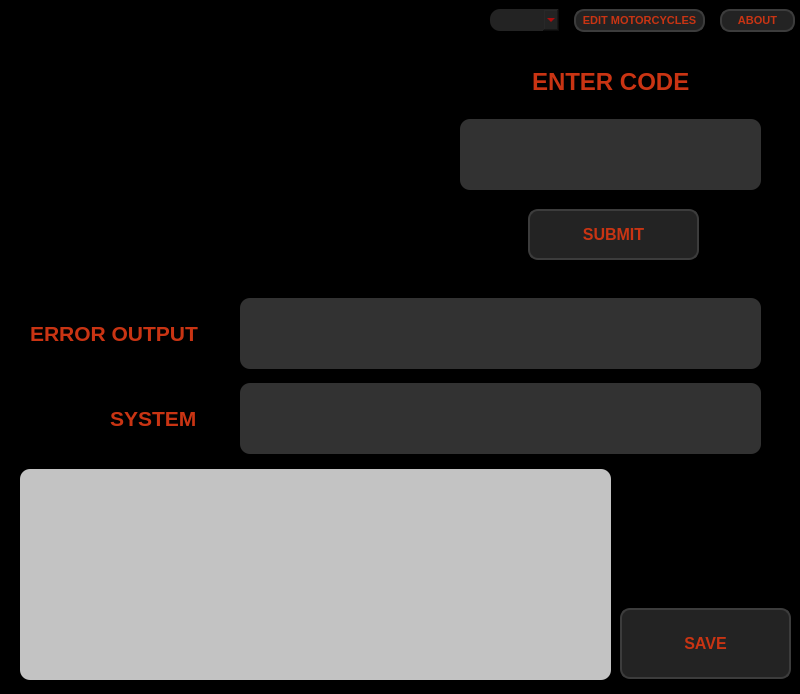
<?xml version="1.0" encoding="UTF-8"?>
<ui version="4.0">
 <class>MainWindow</class>
 <widget class="QMainWindow" name="MainWindow">
  <property name="geometry">
   <rect>
    <x>0</x>
    <y>0</y>
    <width>800</width>
    <height>694</height>
   </rect>
  </property>
  <property name="minimumSize">
   <size>
    <width>800</width>
    <height>694</height>
   </size>
  </property>
  <property name="maximumSize">
   <size>
    <width>800</width>
    <height>694</height>
   </size>
  </property>
  <property name="windowTitle">
   <string>Harley Davidson Trouble Code</string>
  </property>
  <property name="windowIcon">
   <iconset>
    <normaloff>:/logos/window_logo.png</normaloff>:/logos/window_logo.png</iconset>
  </property>
  <widget class="QWidget" name="centralwidget">
   <widget class="QFrame" name="frame">
    <property name="geometry">
     <rect>
      <x>0</x>
      <y>-1</y>
      <width>801</width>
      <height>291</height>
     </rect>
    </property>
    <property name="styleSheet">
     <string notr="true">background-color: rgb(0, 0, 0);</string>
    </property>
    <property name="frameShape">
     <enum>QFrame::StyledPanel</enum>
    </property>
    <property name="frameShadow">
     <enum>QFrame::Raised</enum>
    </property>
    <widget class="QLabel" name="HD_LOGO">
     <property name="geometry">
      <rect>
       <x>-4</x>
       <y>2</y>
       <width>441</width>
       <height>291</height>
      </rect>
     </property>
     <property name="styleSheet">
      <string notr="true">background-image: url(:/logos/hd_logo.png);
background-color: rgb(0, 0, 0);
background-repeat:no-repeat;
background-position:center;</string>
     </property>
     <property name="text">
      <string/>
     </property>
    </widget>
    <widget class="QLineEdit" name="code_input">
     <property name="geometry">
      <rect>
       <x>460</x>
       <y>120</y>
       <width>301</width>
       <height>71</height>
      </rect>
     </property>
     <property name="font">
      <font>
       <pointsize>24</pointsize>
       <bold>true</bold>
      </font>
     </property>
     <property name="cursor">
      <cursorShape>CrossCursor</cursorShape>
     </property>
     <property name="layoutDirection">
      <enum>Qt::LeftToRight</enum>
     </property>
     <property name="styleSheet">
      <string notr="true">background-color: rgb(50,50,50);
border-radius:10px;
color: rgb(201,52,19);</string>
     </property>
     <property name="maxLength">
      <number>10</number>
     </property>
     <property name="frame">
      <bool>false</bool>
     </property>
     <property name="cursorPosition">
      <number>0</number>
     </property>
     <property name="alignment">
      <set>Qt::AlignCenter</set>
     </property>
     <property name="clearButtonEnabled">
      <bool>true</bool>
     </property>
    </widget>
    <widget class="QLabel" name="label_2">
     <property name="geometry">
      <rect>
       <x>532</x>
       <y>62</y>
       <width>181</width>
       <height>41</height>
      </rect>
     </property>
     <property name="font">
      <font>
       <pointsize>18</pointsize>
       <bold>true</bold>
      </font>
     </property>
     <property name="styleSheet">
      <string notr="true">color: rgb(201,52,19);</string>
     </property>
     <property name="text">
      <string>ENTER CODE</string>
     </property>
    </widget>
    <widget class="QPushButton" name="submit_code">
     <property name="geometry">
      <rect>
       <x>528</x>
       <y>210</y>
       <width>171</width>
       <height>51</height>
      </rect>
     </property>
     <property name="font">
      <font>
       <pointsize>12</pointsize>
       <bold>true</bold>
      </font>
     </property>
     <property name="cursor">
      <cursorShape>CrossCursor</cursorShape>
     </property>
     <property name="layoutDirection">
      <enum>Qt::LeftToRight</enum>
     </property>
     <property name="styleSheet">
      <string notr="true">QPushButton {	
	background-color: rgb(35,35,35);
	border:2px solid rgb(60,60,60);
	border-radius:10px;
	color: rgb(201,52,19);
}
QPushButton:hover {	
	background-color: rgb(60,60,60);
	border:2px solid rgb(70,70,70);
}
QPushButton:pressed {	
	background-color: rgb(201,52,19);
	border:2px solid rgb(201,52,19);
	color: rgb(200,200,200);
}</string>
     </property>
     <property name="text">
      <string>SUBMIT</string>
     </property>
     <property name="shortcut">
      <string>Return</string>
     </property>
    </widget>
    <widget class="QPushButton" name="about_btn">
     <property name="geometry">
      <rect>
       <x>720</x>
       <y>10</y>
       <width>75</width>
       <height>23</height>
      </rect>
     </property>
     <property name="font">
      <font>
       <pointsize>8</pointsize>
       <bold>true</bold>
      </font>
     </property>
     <property name="cursor">
      <cursorShape>CrossCursor</cursorShape>
     </property>
     <property name="styleSheet">
      <string notr="true">QPushButton {	
	background-color: rgb(35,35,35);
	border:2px solid rgb(60,60,60);
	border-radius:10px;
	color: rgb(201,52,19);
}
QPushButton:hover {	
	background-color: rgb(60,60,60);
	border:2px solid rgb(70,70,70);
}
QPushButton:pressed {	
	background-color: rgb(201,52,19);
	border:2px solid rgb(201,52,19);
	color: rgb(200,200,200);
}</string>
     </property>
     <property name="text">
      <string>ABOUT</string>
     </property>
    </widget>
    <widget class="QPushButton" name="edit_motorcycles_button">
     <property name="geometry">
      <rect>
       <x>574</x>
       <y>10</y>
       <width>131</width>
       <height>23</height>
      </rect>
     </property>
     <property name="font">
      <font>
       <pointsize>8</pointsize>
       <bold>true</bold>
      </font>
     </property>
     <property name="cursor">
      <cursorShape>CrossCursor</cursorShape>
     </property>
     <property name="styleSheet">
      <string notr="true">QPushButton {	
	background-color: rgb(35,35,35);
	border:2px solid rgb(60,60,60);
	border-radius:10px;
	color: rgb(201,52,19);
}
QPushButton:hover {	
	background-color: rgb(60,60,60);
	border:2px solid rgb(70,70,70);
}
QPushButton:pressed {	
	background-color: rgb(201,52,19);
	border:2px solid rgb(201,52,19);
	color: rgb(200,200,200);
}</string>
     </property>
     <property name="text">
      <string>EDIT MOTORCYCLES</string>
     </property>
    </widget>
    <widget class="QComboBox" name="comboBox">
     <property name="geometry">
      <rect>
       <x>490</x>
       <y>10</y>
       <width>69</width>
       <height>22</height>
      </rect>
     </property>
     <property name="styleSheet">
      <string notr="true">background-color: rgb(35,35,35);
color: red;
border-radius: 10px;</string>
     </property>
    </widget>
   </widget>
   <widget class="QFrame" name="frame_2">
    <property name="geometry">
     <rect>
      <x>0</x>
      <y>288</y>
      <width>801</width>
      <height>411</height>
     </rect>
    </property>
    <property name="styleSheet">
     <string notr="true">background-color: rgb(0, 0, 0);</string>
    </property>
    <property name="frameShape">
     <enum>QFrame::StyledPanel</enum>
    </property>
    <property name="frameShadow">
     <enum>QFrame::Raised</enum>
    </property>
    <widget class="QLabel" name="error_output">
     <property name="geometry">
      <rect>
       <x>240</x>
       <y>10</y>
       <width>521</width>
       <height>71</height>
      </rect>
     </property>
     <property name="font">
      <font>
       <pointsize>14</pointsize>
       <bold>true</bold>
      </font>
     </property>
     <property name="cursor">
      <cursorShape>CrossCursor</cursorShape>
     </property>
     <property name="styleSheet">
      <string notr="true">background-color: rgb(50,50,50);
border-radius:10px;
color: rgb(201,52,19);</string>
     </property>
     <property name="lineWidth">
      <number>1</number>
     </property>
     <property name="text">
      <string/>
     </property>
     <property name="alignment">
      <set>Qt::AlignCenter</set>
     </property>
     <property name="wordWrap">
      <bool>true</bool>
     </property>
    </widget>
    <widget class="QLabel" name="label_6">
     <property name="geometry">
      <rect>
       <x>30</x>
       <y>30</y>
       <width>181</width>
       <height>31</height>
      </rect>
     </property>
     <property name="font">
      <font>
       <pointsize>16</pointsize>
       <bold>true</bold>
      </font>
     </property>
     <property name="styleSheet">
      <string notr="true">color: rgb(201,52,19);</string>
     </property>
     <property name="text">
      <string>ERROR OUTPUT</string>
     </property>
    </widget>
    <widget class="QLabel" name="system_output">
     <property name="geometry">
      <rect>
       <x>240</x>
       <y>95</y>
       <width>521</width>
       <height>71</height>
      </rect>
     </property>
     <property name="font">
      <font>
       <pointsize>14</pointsize>
       <bold>true</bold>
      </font>
     </property>
     <property name="cursor">
      <cursorShape>CrossCursor</cursorShape>
     </property>
     <property name="styleSheet">
      <string notr="true">background-color: rgb(50,50,50);
border-radius:10px;
color: rgb(201,52,19);</string>
     </property>
     <property name="text">
      <string/>
     </property>
     <property name="alignment">
      <set>Qt::AlignCenter</set>
     </property>
     <property name="wordWrap">
      <bool>true</bool>
     </property>
    </widget>
    <widget class="QLabel" name="label_7">
     <property name="geometry">
      <rect>
       <x>110</x>
       <y>115</y>
       <width>91</width>
       <height>31</height>
      </rect>
     </property>
     <property name="font">
      <font>
       <pointsize>16</pointsize>
       <bold>true</bold>
      </font>
     </property>
     <property name="styleSheet">
      <string notr="true">color: rgb(201,52,19);</string>
     </property>
     <property name="text">
      <string>SYSTEM</string>
     </property>
    </widget>
    <widget class="QListWidget" name="log_area">
     <property name="geometry">
      <rect>
       <x>20</x>
       <y>181</y>
       <width>591</width>
       <height>211</height>
      </rect>
     </property>
     <property name="font">
      <font>
       <pointsize>11</pointsize>
       <bold>true</bold>
      </font>
     </property>
     <property name="styleSheet">
      <string notr="true">color: rgb(0, 0, 0);
background-color: rgb(195,195,195);
border-radius:10px;</string>
     </property>
    </widget>
    <widget class="QPushButton" name="save_log">
     <property name="geometry">
      <rect>
       <x>620</x>
       <y>320</y>
       <width>171</width>
       <height>71</height>
      </rect>
     </property>
     <property name="font">
      <font>
       <pointsize>12</pointsize>
       <bold>true</bold>
      </font>
     </property>
     <property name="cursor">
      <cursorShape>CrossCursor</cursorShape>
     </property>
     <property name="layoutDirection">
      <enum>Qt::LeftToRight</enum>
     </property>
     <property name="styleSheet">
      <string notr="true">QPushButton {	
	background-color: rgb(35,35,35);
	border:2px solid rgb(60,60,60);
	border-radius:10px;
	color: rgb(201,52,19);
}
QPushButton:hover {	
	background-color: rgb(60,60,60);
	border:2px solid rgb(70,70,70);
}
QPushButton:pressed {	
	background-color: rgb(201,52,19);
	border:2px solid rgb(201,52,19);
	color: rgb(200,200,200);
}</string>
     </property>
     <property name="text">
      <string>SAVE</string>
     </property>
     <property name="shortcut">
      <string>Return</string>
     </property>
    </widget>
   </widget>
  </widget>
 </widget>
 <resources/>
 <connections/>
</ui>
